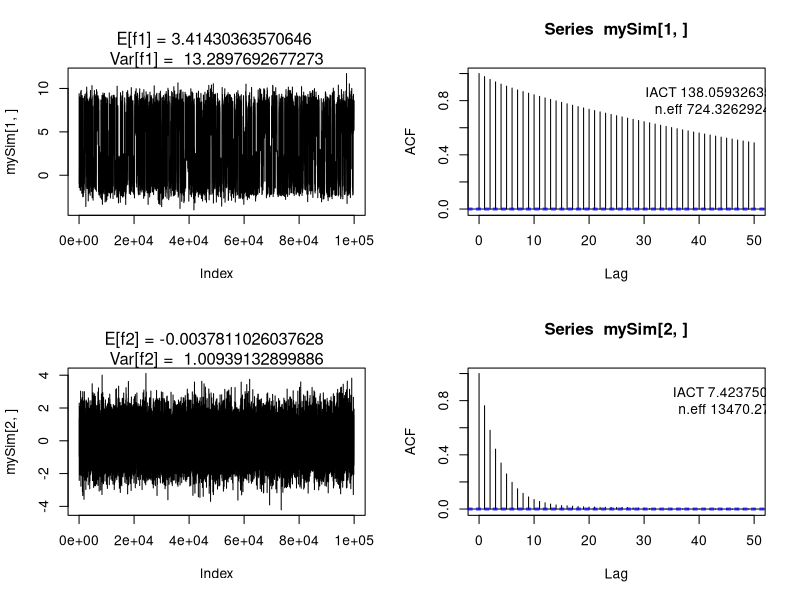

Generate this figure with R:
## ---- chunk 1
knitr::opts_chunk$set(echo = TRUE, 
                      message = FALSE, 
                      warning = FALSE, 
                      comment = "") 
myprint <- function(printD, dig = 4)
  data.frame(round(printD, digits = dig)) 
## ---- chunk 2
log_p_u<-function(x, m1=c(0,0), m2=c(7,0), S1=diag(2), S2=diag(2)) { 
  q1 <- -.5*t(x-m1) %*% S1 %*% (x-m1) 
  q2 <- -.5*t(x-m2) %*% S2 %*% (x-m2) 
  q0 <- max(q1, q2) # Avoid underflow of both exp’s below
  return(q0 + log(exp(q1-q0) + exp(q2-q0))) 
}

prop.multinorm <- function(x,y){
  # both 2-dim; since corr = 0, we can use the marginal
  return(c(x[1]+rnorm(1,0,2), x[2]+rnorm(1,0,2)))
}

myMH.multi <- function(n, burnIn, x, logpFun, propFun, fFun = function(x) x, debug = FALSE){
  totalN <- n + burnIn
  xs <- matrix(NA, length(x), totalN)
  accept <- 0
  l_px <- logpFun(x)
  
  for (i in 1:totalN) {
    # y from proposal
    y <- propFun(x)
    l_py <- logpFun(y)
    # acceptance?
    alpha <- exp(l_py - l_px)
    if(runif(1) < alpha){
      accept <- accept + 1 #set the acceptance ratio
      x <- y
      l_px <- l_py
    }
    xs[,i] <- fFun(x)
  }
  
  if(debug){plot(xs, type = "l");  print(xs)}
  
  return(xs[,-(1:burnIn)])
}

mySim <- myMH.multi(100000, 1000, c(0,9), 
                    logpFun = log_p_u, propFun = prop.multinorm)

library(coda)
eff1 <- effectiveSize(mySim[1,])
eff2 <- effectiveSize(mySim[2,])
iact1 <- 100000 / eff1
iact2 <- 100000 / eff2

par(mfrow = c(2,2))
plot(mySim[1,], type = "l"); mtext(paste("E[f1] =", mean(mySim[1,]), "\nVar[f1] = ", var(mySim[1,])))
acf(mySim[1,]); text(45, 0.8, paste("IACT", iact1, "\n n.eff", eff1));
plot(mySim[2,], type = "l"); mtext(paste("E[f2] =", mean(mySim[2,]), "\nVar[f2] = ", var(mySim[2,])))
acf(mySim[2,]); text(50, 0.8, paste("IACT", iact2, "\n n.eff", eff2));

varE1 <- var(mySim[1,]) / eff1
varE2 <- var(mySim[2,]) / eff2
data.frame(ci025 = c(f1 = mean(mySim[1,]) - 1.96 *varE1, f2 = mean(mySim[2,] - 1.96 * varE2)),
           ci975 = c(mean(mySim[1,]) + 1.96 *varE1, mean(mySim[2,] + 1.96 * varE2)))
## ---- chunk 3
logp_uni <- function(x){
  # 3 rectangles -> uniform; otherwise, -infty
  if(x[1] > 0 && x[1] < 0.95 && x[2] > 0 && x[2] < 1)       return(0)
  if(x[1] > 0.95 && x[1] < 1 && x[2] > 0 && x[2] < 1.95)    return(0)
  if(x[1] > 1 && x[1] < 1.95 && x[2] > 0.95 && x[2] < 1.95) return(0)
  return(-Inf)
}


sim5b <- myMH.multi(1e5, 1000, c(0.5,0.5), 
                    logpFun = logp_uni, 
                    propFun = function(x) return(runif(2, 0, 1.95)),
                    fFun = function(x) return(sum(x)))
mean(sim5b)
## ---- chunk 4
theta <-0; x <- c(0,0); n <- 1e5;  accept <- 0
xs <- matrix(NA, 2, n); thetas <- numeric(n);

l_px <- logp_uni(x)

for (k in 1:n) {
  y <- x + exp( theta) * runif(2)   #propose y
  l_py <- logp_uni(y)

  alpha <- min(1, exp(l_py - l_px)) #correct alpha with min
  
  if(runif(1) < alpha){
    accept <- accept + 1 #set the acceptance ratio
    x <- y
    l_px <- l_py
  }
  
  theta <- theta + k ^{-2/3} * (alpha - 0.234)
  xs[,k] <- x; thetas[k] <- theta;
}

cat('Ex = ', mean(xs[1,]), mean(xs[2,]), '\tEtheta = ', mean(thetas), '\tacceptance = ', accept/n)
